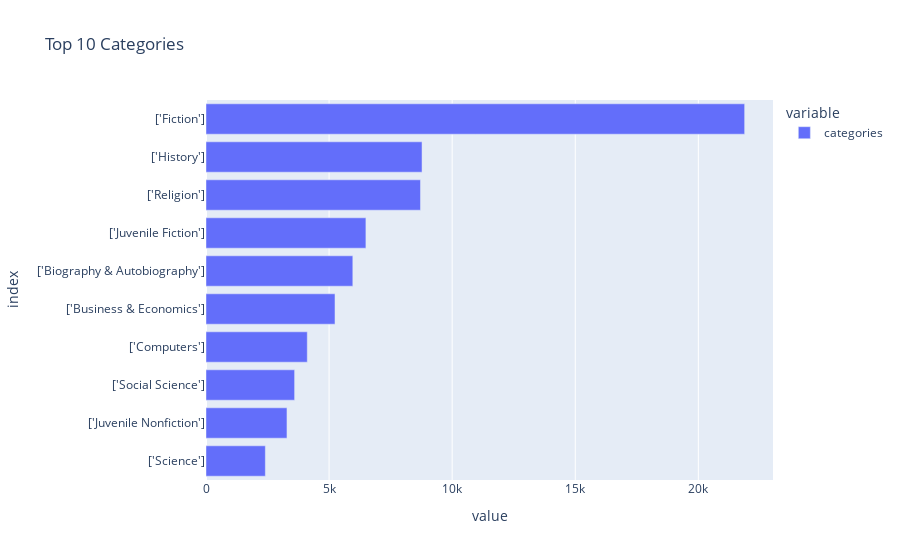

Write notebook code for a chart like this one.
### Markdown cell above
#### Most frequent categories
Having filtered out non english documents, we now analyze the most frequent categories. These give an idea of the concepts which the corpus talks about.

### Code cell
cat_num = 10
fig = px.bar(df_books_en["categories"].value_counts()[:cat_num][::-1], orientation = "h", title = f"Top {cat_num} Categories")
fig.show()

### Figure 1 — Plotly figure (JSON) as saved in the notebook; plotly's stock layout.template omitted (floating-point values rounded to 4 significant figures)
{"data": [{"alignmentgroup": "True", "hovertemplate": "variable=categories<br>value=%{x}<br>index=%{y}<extra></extra>", "legendgroup": "categories", "marker": {"color": "#636efa", "pattern": {"shape": ""}}, "name": "categories", "offsetgroup": "categories", "orientation": "h", "showlegend": true, "textposition": "auto", "type": "bar", "x": [2411, 3289, 3600, 4114, 5240, 5964, 6496, 8712, 8776, 21881], "xaxis": "x", "y": ["['Science']", "['Juvenile Nonfiction']", "['Social Science']", "['Computers']", "['Business & Economics']", "['Biography & Autobiography']", "['Juvenile Fiction']", "['Religion']", "['History']", "['Fiction']"], "yaxis": "y"}], "layout": {"barmode": "relative", "legend": {"title": {"text": "variable"}, "tracegroupgap": 0}, "title": {"text": "Top 10 Categories"}, "xaxis": {"anchor": "y", "domain": [0, 1], "title": {"text": "value"}}, "yaxis": {"anchor": "x", "domain": [0, 1], "title": {"text": "index"}}}}
